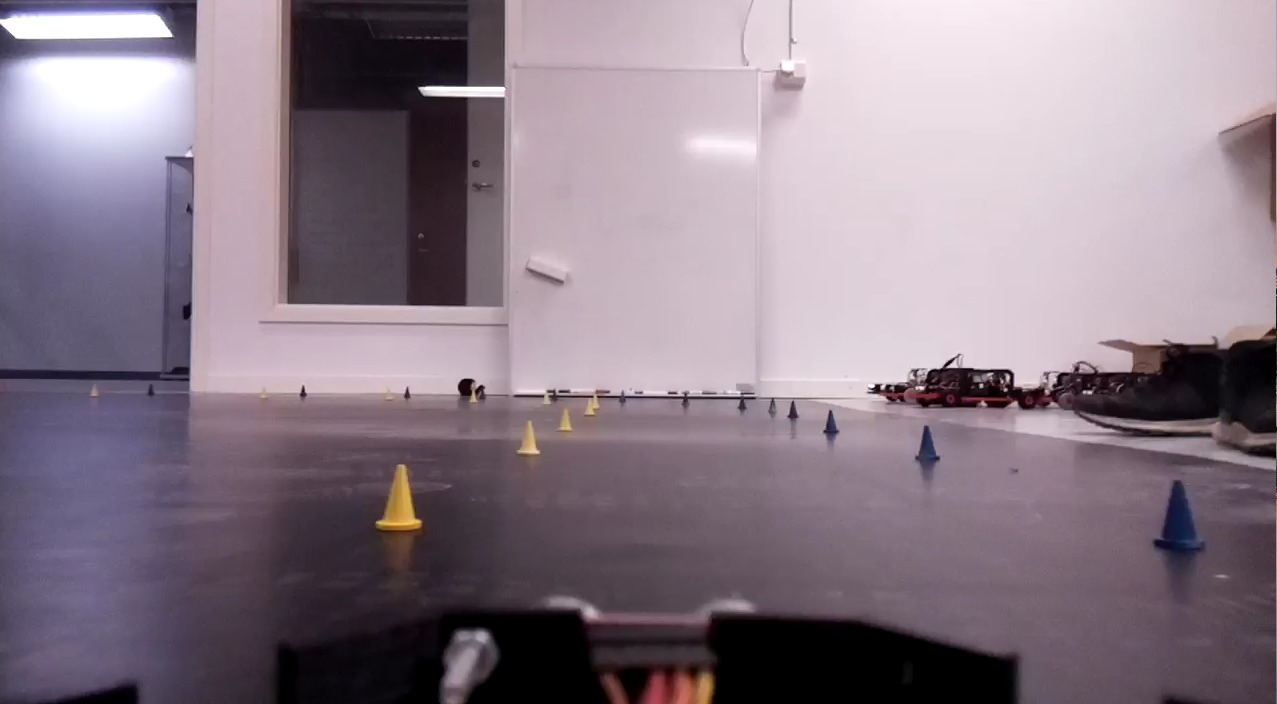
#> input picture 2.jpg, 1277 x 704 px, given in place of the camera
$ python harry.py
#> lines starting #> are read from the running program, lines starting #| are printed output that depends on the picture; after the words box and inside, x2 and y2 are one past the last pixel; in counts of white or black regions, pixels touching at a corner belong together
import numpy as np
import cv2

video = cv2.VideoCapture(0)
y=0
while video.isOpened():
    ret, test_image = video.read()
#> test_image is the input picture: shape (704, 1277, 3); mean B, G, R 135.8, 124.1, 138.5
    if y == 0:
        ref_image=test_image
        y=y+1
    test_image1 = cv2.cvtColor(test_image, cv2.COLOR_BGR2HSV)
#> test_image1: shape (704, 1277, 3); mean H, S, V 146.6, 41.5, 141.7
    lower_blue1 = np.array([110,45,45])
    upper_blue1 = np.array([135,255,255])
    lower_blue2 = np.array([40,25,40])
    upper_blue2 = np.array([110,200,255])
    mask_blue1 = cv2.inRange(test_image1, lower_blue1, upper_blue1)
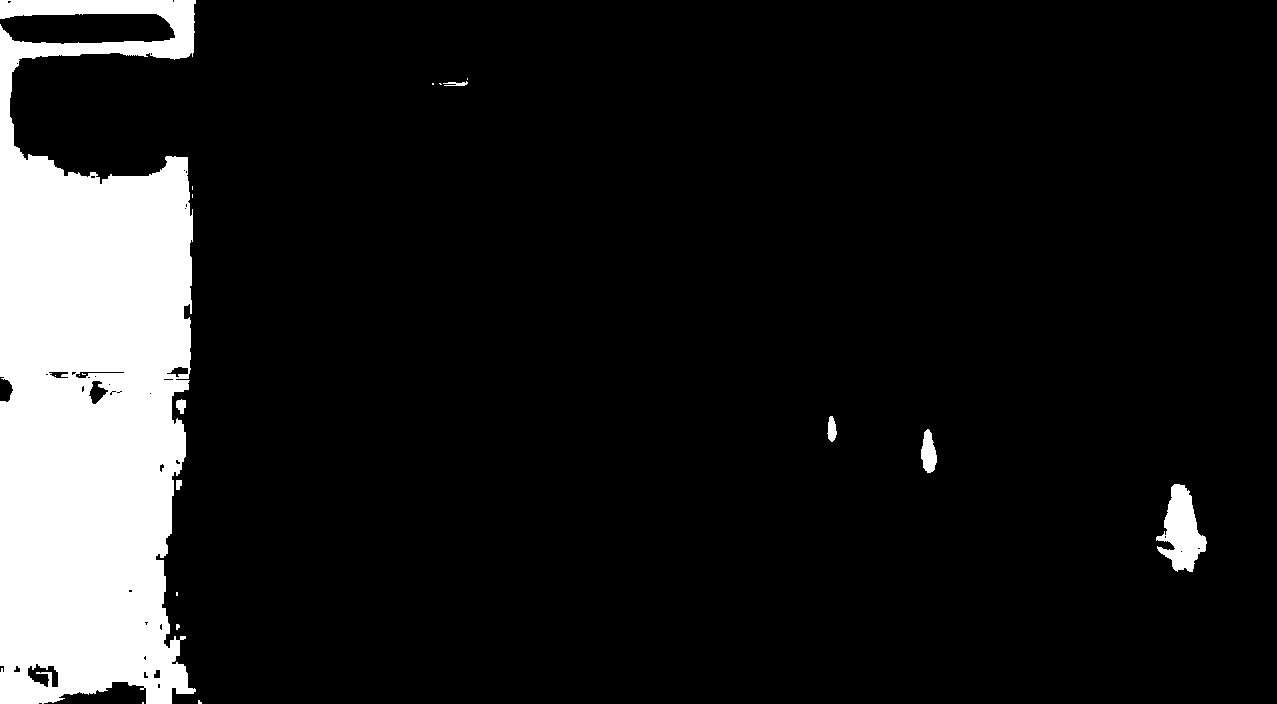
#> mask_blue1: shape (704, 1277); 11.8% white; 19 white regions (12 under 20 px), largest, box (x1, y1, x2, y2) and area: (0, 0, 196, 704) 102245, (1156, 484, 1207, 572) 2485, (921, 429, 937, 473) 487
    mask_blue2 = cv2.inRange(test_image1, lower_blue2, upper_blue2)
#> mask_blue2: shape (704, 1277); 0% white in thin lines or dots, all inside (x1, y1, x2, y2) = (1181, 347, 1277, 540)
    mask_blue=mask_blue1+mask_blue2
#    lower_red = np.array([0,130,0])
#    upper_red = np.array([200,255,255])
#    mask_red = cv2.inRange(test_image1, lower_red, upper_red)

    mask_blue_not = cv2.bitwise_not(mask_blue)
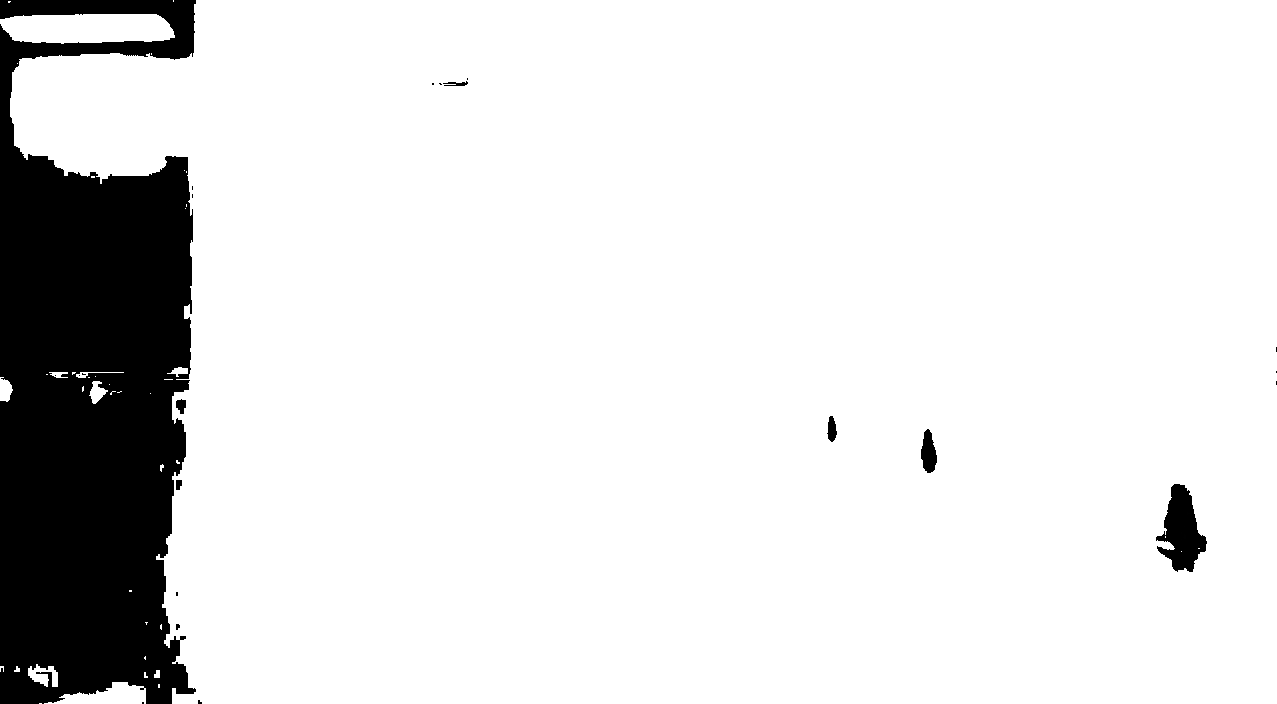
#> mask_blue_not: shape (704, 1277); min 0, max 255, mean 225

    frame_1 = cv2.bitwise_and(ref_image,ref_image,mask=mask_blue)
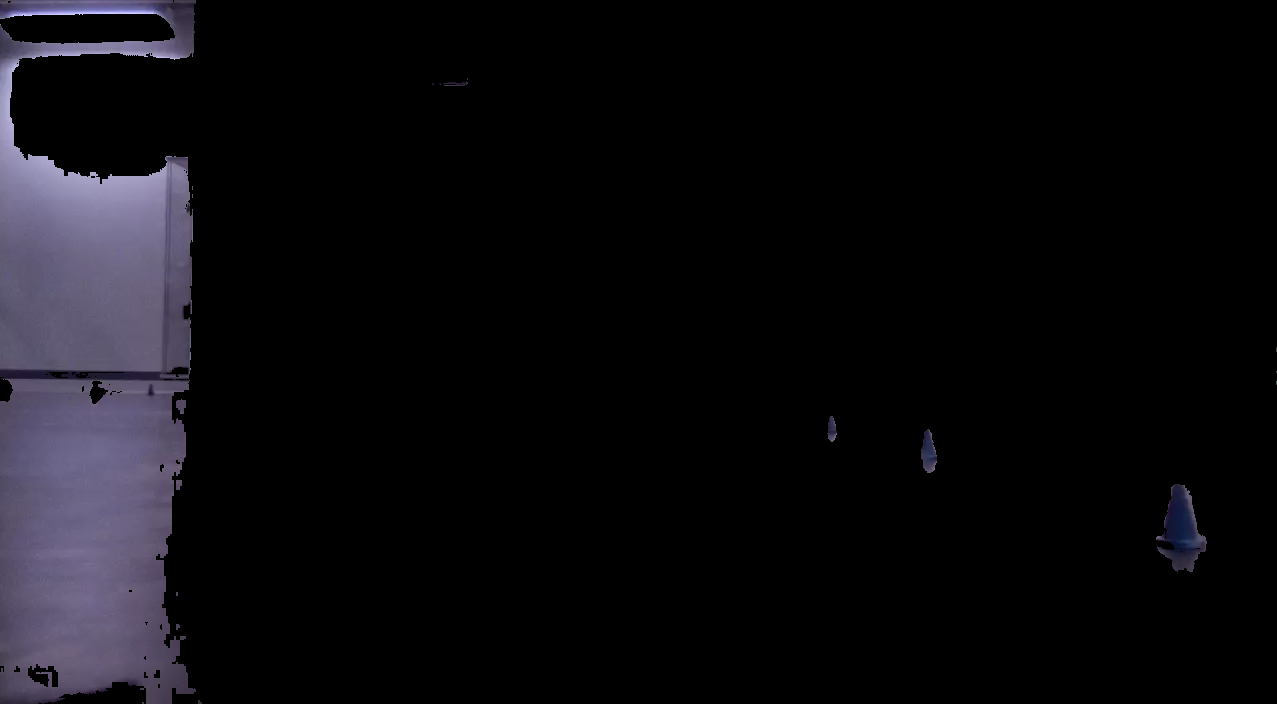
#> frame_1: shape (704, 1277, 3); mean B, G, R 14.4, 11, 11.8
    frame_2 = cv2.bitwise_and(test_image,test_image,mask=mask_blue_not)
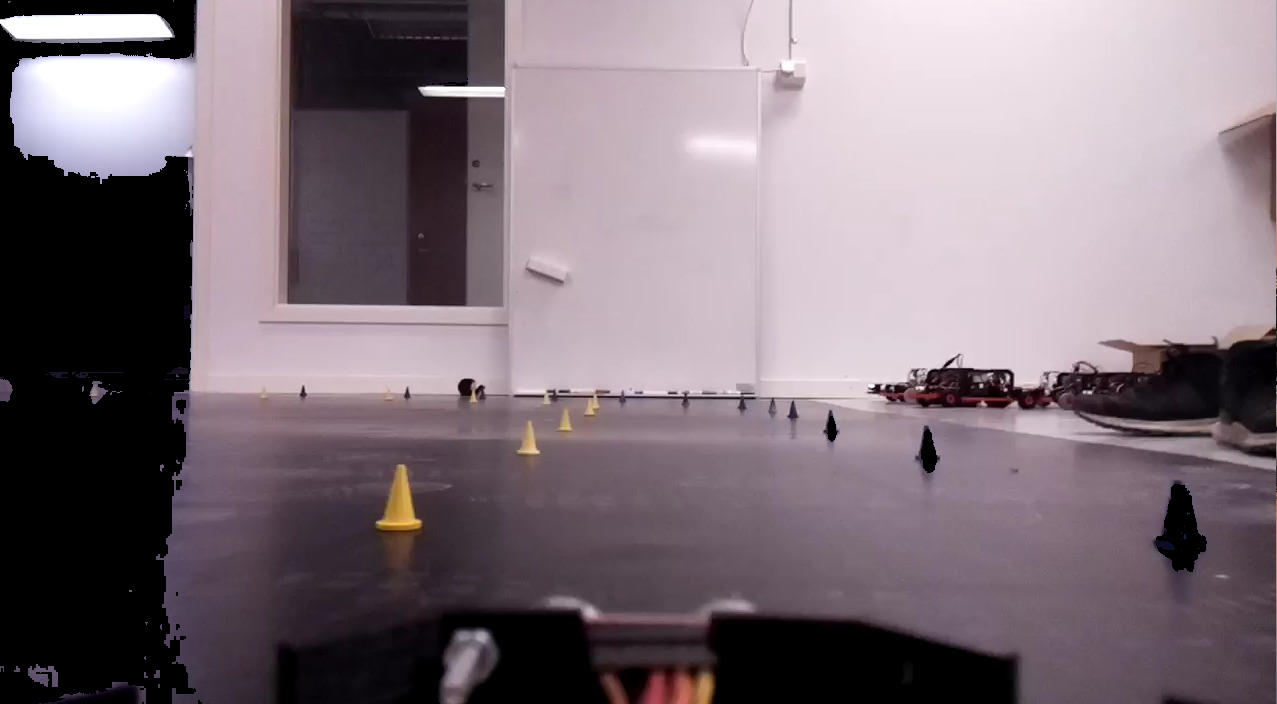
#> frame_2: shape (704, 1277, 3); mean B, G, R 121.4, 113.2, 126.7
    frame= cv2.addWeighted(frame_1,1,frame_2,1,0)
    cv2.imshow("frame",frame)
    if cv2.waitKey(1) == 27:
#> (key Esc is pressed here)
        break

video.release()
cv2.destroyAllWindows()
